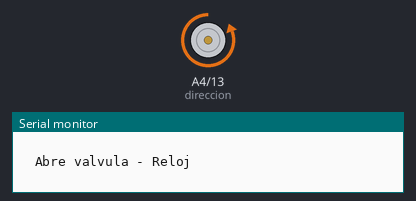
Simulated run of this sketch. Board: Arduino Uno, built with avr-gcc and run on an emulated ATmega328P. Shown: direction and speed pins drawn as motors (green arrow = direction pin HIGH = forward, orange = LOW = backward, longer = more drive), the last lines printed to the serial monitor.

Above: at 2.4 s.
At 7.3 s:
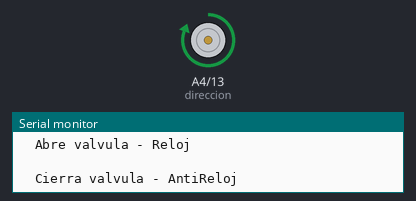
Timing chart, 0 to 10.2 s (numbered marks = the images above):
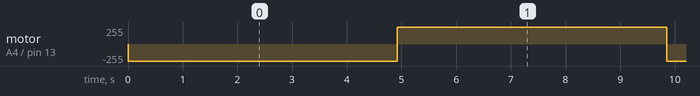

Measured:
- by itself, motor on A4 (direccion) / pin 13 (EncienPaso): repeats every 7.8 s: forward 255/255 4.9 s, backward 255/255 2.9 s

The sketch:

Prueba_Paso_Paso3.ino
```cpp
// Prende con el Pin que se le indique, para dar suministro de corriente de 5v.  (EncienPaso)


#define EncienPaso  13 // Si se enciende por el Pin No. 13


//#define steps   A1
//#define direccion A0

//#define steps   A2
//#define direccion A3


// PROBADOR UNO
//#define steps   A3
//#define direccion A2

#define steps   A5
#define direccion A4

//#define steps   5
//#define direccion 6

// a mayor numero mas lento
//volatile int     veloPaso   = 500  ; // Ok - mas rapido / Velocidad motor paso
//volatile int     veloPaso   = 1500  ; // Velocidad motor paso
volatile int     veloPaso   = 2000  ; // Velocidad motor paso
volatile boolean swEnciPaso = false ;

void setup ()
{
  Serial.begin(9600);
  pinMode(direccion, OUTPUT);
  pinMode(steps, OUTPUT);

  pinMode(EncienPaso, OUTPUT);
  digitalWrite(EncienPaso, LOW)  ; //Apagado
}

void loop()
{
  if (swEnciPaso == false)
    {
     swEnciPaso = true ;
     digitalWrite(EncienPaso, HIGH) ; //Prende el Pin de corriente para el Driver
    }

  Serial.println("  ");
  Serial.println("  Abre valvula - Reloj ");

  delay(2000);
  digitalWrite(direccion, LOW);  // Direccion Horario
  for (int i=0; i<480; i++){   // 480
     digitalWrite(steps,HIGH);   // siempre debe estar los step en "HIGH""

     delayMicroseconds(veloPaso);  // velocidad / mayor numero menos(-) velocidad
     digitalWrite(steps,LOW);    // siempre debe estar los step en ""LOW"

     delayMicroseconds(veloPaso);

  }
  delay(1000);

  Serial.println("  ");
  Serial.println("  Cierra valvula - AntiReloj");
  digitalWrite(direccion, HIGH);  // Direccion AntiHorario
  for (int i=0; i<480; i++){    // 480
     digitalWrite(steps,HIGH);

     delayMicroseconds(veloPaso);  // velocidad / mayor numero menos(-) velocidad
     digitalWrite(steps,LOW);

     delayMicroseconds(veloPaso);
  }
  delay(1000);

  if (swEnciPaso == true)
    {
     swEnciPaso = false ;
     digitalWrite(EncienPaso, LOW) ; //Prende el Pin de corriente para el Driver
    }
}
```
